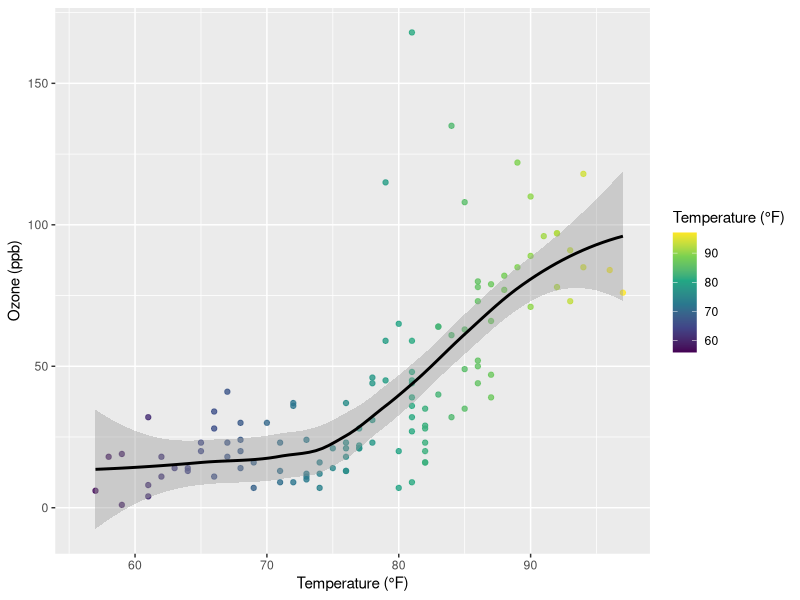

Here is the R script that generated this plot:
## ---- chunk 1
#| label: setup
#| include: false

library(ggplot2)
## ---- chunk 2
#| label: fig-airquality
#| fig-cap: "Temperature and ozone level."
#| warning: false

ggplot(airquality, aes(x = Temp, y = Ozone, color = Temp)) + 
  geom_point(alpha = 0.8) +
  scale_color_viridis_c(name = "Temperature (°F)") +
  geom_smooth(method = "loess", se = TRUE, color = "black") +
    labs(
    x = "Temperature (°F)",
    y = "Ozone (ppb)"
  ) 
